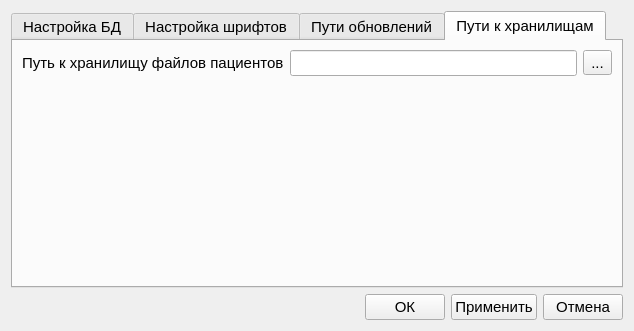
<?xml version="1.0" encoding="UTF-8"?>
<ui version="4.0">
 <class>Dialog_settings_user</class>
 <widget class="QDialog" name="Dialog_settings_user">
  <property name="geometry">
   <rect>
    <x>0</x>
    <y>0</y>
    <width>634</width>
    <height>331</height>
   </rect>
  </property>
  <property name="font">
   <font>
    <pointsize>11</pointsize>
   </font>
  </property>
  <property name="windowTitle">
   <string>Dialog</string>
  </property>
  <layout class="QVBoxLayout" name="verticalLayout">
   <item>
    <widget class="QTabWidget" name="tabWidget">
     <property name="tabShape">
      <enum>QTabWidget::Rounded</enum>
     </property>
     <property name="currentIndex">
      <number>3</number>
     </property>
     <widget class="QWidget" name="tab">
      <attribute name="title">
       <string>Настройка БД</string>
      </attribute>
      <widget class="QWidget" name="layoutWidget">
       <property name="geometry">
        <rect>
         <x>10</x>
         <y>10</y>
         <width>161</width>
         <height>56</height>
        </rect>
       </property>
       <layout class="QFormLayout" name="formLayout">
        <property name="fieldGrowthPolicy">
         <enum>QFormLayout::AllNonFixedFieldsGrow</enum>
        </property>
        <item row="0" column="0">
         <widget class="QLabel" name="label">
          <property name="text">
           <string>IP адрес</string>
          </property>
         </widget>
        </item>
        <item row="0" column="1">
         <widget class="QLineEdit" name="lineEdit_ip_addr">
          <property name="inputMask">
           <string/>
          </property>
         </widget>
        </item>
        <item row="1" column="0">
         <widget class="QLabel" name="label_2">
          <property name="text">
           <string>Порт</string>
          </property>
         </widget>
        </item>
        <item row="1" column="1">
         <widget class="QLineEdit" name="lineEdit_port">
          <property name="inputMask">
           <string/>
          </property>
         </widget>
        </item>
       </layout>
      </widget>
      <widget class="QWidget" name="layoutWidget">
       <property name="geometry">
        <rect>
         <x>10</x>
         <y>186</y>
         <width>361</width>
         <height>20</height>
        </rect>
       </property>
       <layout class="QHBoxLayout" name="horizontalLayout_3">
        <item>
         <widget class="QLabel" name="label_4">
          <property name="text">
           <string>Версия программы</string>
          </property>
         </widget>
        </item>
        <item>
         <widget class="QLabel" name="label_CurrentVersion">
          <property name="text">
           <string/>
          </property>
         </widget>
        </item>
       </layout>
      </widget>
     </widget>
     <widget class="QWidget" name="tab_2">
      <attribute name="title">
       <string>Настройка шрифтов</string>
      </attribute>
      <widget class="QPushButton" name="pushButton_default_settings_font">
       <property name="geometry">
        <rect>
         <x>274</x>
         <y>190</y>
         <width>111</width>
         <height>41</height>
        </rect>
       </property>
       <property name="text">
        <string>По Умолчанию</string>
       </property>
      </widget>
      <widget class="QWidget" name="layoutWidget">
       <property name="geometry">
        <rect>
         <x>10</x>
         <y>20</y>
         <width>229</width>
         <height>26</height>
        </rect>
       </property>
       <layout class="QHBoxLayout" name="horizontalLayout_2">
        <item>
         <widget class="QLabel" name="label_3">
          <property name="text">
           <string>Размер шрифта в таблице</string>
          </property>
         </widget>
        </item>
        <item>
         <widget class="QLineEdit" name="lineEdit_size_font_text_setting"/>
        </item>
       </layout>
      </widget>
     </widget>
     <widget class="QWidget" name="tab_3">
      <attribute name="title">
       <string>Пути обновлений</string>
      </attribute>
      <layout class="QVBoxLayout" name="verticalLayout_2">
       <item>
        <widget class="QGroupBox" name="groupBox">
         <property name="title">
          <string>Внешнее хранилище</string>
         </property>
         <layout class="QVBoxLayout" name="verticalLayout_3">
          <item>
           <layout class="QGridLayout" name="gridLayout">
            <item row="0" column="0">
             <widget class="QLabel" name="label_5">
              <property name="text">
               <string>Cетевые
Бланки</string>
              </property>
             </widget>
            </item>
            <item row="0" column="1">
             <widget class="QLineEdit" name="lineEdit_path_blanks"/>
            </item>
            <item row="0" column="2">
             <widget class="QPushButton" name="pushButton_set_path_blanks">
              <property name="minimumSize">
               <size>
                <width>30</width>
                <height>0</height>
               </size>
              </property>
              <property name="maximumSize">
               <size>
                <width>30</width>
                <height>16777215</height>
               </size>
              </property>
              <property name="text">
               <string>...</string>
              </property>
             </widget>
            </item>
           </layout>
          </item>
         </layout>
        </widget>
       </item>
       <item>
        <widget class="QGroupBox" name="groupBox_2">
         <property name="title">
          <string>Локальное хранилище</string>
         </property>
         <layout class="QVBoxLayout" name="verticalLayout_4">
          <item>
           <layout class="QGridLayout" name="gridLayout_2">
            <item row="0" column="0">
             <widget class="QLabel" name="label_6">
              <property name="text">
               <string>Бланки</string>
              </property>
             </widget>
            </item>
            <item row="0" column="1">
             <widget class="QLineEdit" name="lineEdit_path_local_blanks"/>
            </item>
            <item row="0" column="2">
             <widget class="QPushButton" name="pushButton_set_path_local_blanks">
              <property name="maximumSize">
               <size>
                <width>30</width>
                <height>16777215</height>
               </size>
              </property>
              <property name="text">
               <string>...</string>
              </property>
             </widget>
            </item>
           </layout>
          </item>
         </layout>
        </widget>
       </item>
      </layout>
     </widget>
     <widget class="QWidget" name="tab_4">
      <attribute name="title">
       <string>Пути к хранилищам</string>
      </attribute>
      <layout class="QVBoxLayout" name="verticalLayout_5">
       <item>
        <layout class="QHBoxLayout" name="horizontalLayout_4">
         <item>
          <widget class="QLabel" name="label_7">
           <property name="text">
            <string>Путь к хранилищу файлов пациентов</string>
           </property>
          </widget>
         </item>
         <item>
          <widget class="QLineEdit" name="lineEdit_path_files_patient"/>
         </item>
         <item>
          <widget class="QToolButton" name="toolButton_path_files_patient">
           <property name="text">
            <string>...</string>
           </property>
          </widget>
         </item>
        </layout>
       </item>
       <item>
        <spacer name="verticalSpacer">
         <property name="orientation">
          <enum>Qt::Vertical</enum>
         </property>
         <property name="sizeHint" stdset="0">
          <size>
           <width>20</width>
           <height>40</height>
          </size>
         </property>
        </spacer>
       </item>
      </layout>
     </widget>
    </widget>
   </item>
   <item>
    <layout class="QHBoxLayout" name="horizontalLayout">
     <item>
      <spacer name="horizontalSpacer">
       <property name="orientation">
        <enum>Qt::Horizontal</enum>
       </property>
       <property name="sizeHint" stdset="0">
        <size>
         <width>40</width>
         <height>20</height>
        </size>
       </property>
      </spacer>
     </item>
     <item>
      <widget class="QPushButton" name="pushButton_ok">
       <property name="text">
        <string>ОК</string>
       </property>
      </widget>
     </item>
     <item>
      <widget class="QPushButton" name="pushButton_apply">
       <property name="text">
        <string>Применить</string>
       </property>
      </widget>
     </item>
     <item>
      <widget class="QPushButton" name="pushButton_cancel">
       <property name="text">
        <string>Отмена</string>
       </property>
      </widget>
     </item>
    </layout>
   </item>
  </layout>
 </widget>
 <resources/>
 <connections>
  <connection>
   <sender>pushButton_ok</sender>
   <signal>clicked()</signal>
   <receiver>Dialog_settings_user</receiver>
   <slot>accept()</slot>
   <hints>
    <hint type="sourcelabel">
     <x>185</x>
     <y>277</y>
    </hint>
    <hint type="destinationlabel">
     <x>199</x>
     <y>149</y>
    </hint>
   </hints>
  </connection>
 </connections>
</ui>
